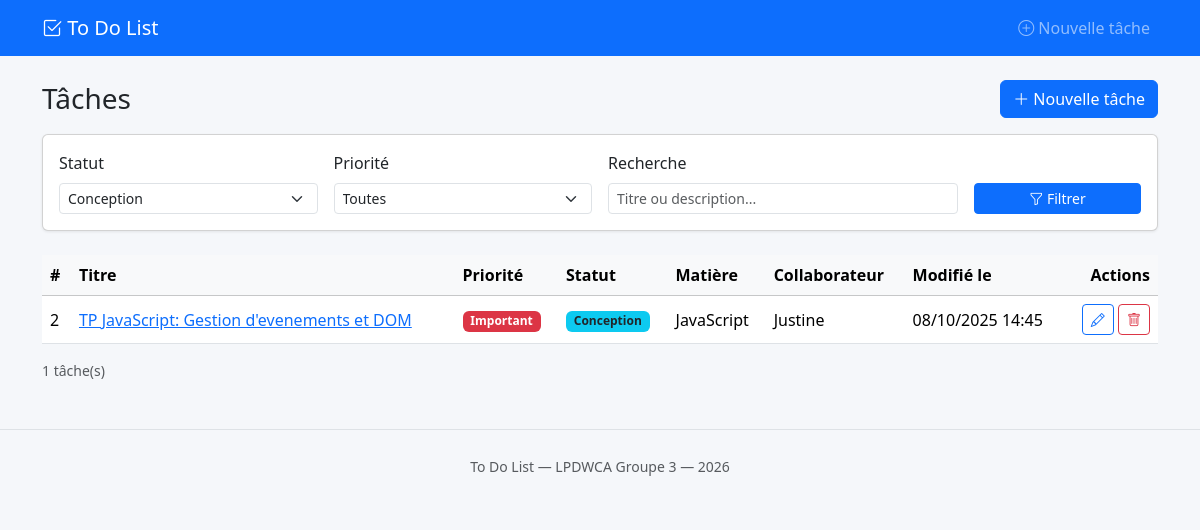
The page /index.php?statut=2 on the database its author committed.
### tables this page shows
CREATE TABLE taches (
                        id_tache                   INT UNSIGNED     NOT NULL AUTO_INCREMENT,
                        libelle                    VARCHAR(255)     NOT NULL,
                        description                TEXT             NOT NULL,
                        date_creation              DATETIME         NOT NULL,
                        date_modification          DATETIME         NOT NULL,
                        date_completion            DATETIME         NULL,
                        temps_passe_minutes        SMALLINT UNSIGNED NOT NULL DEFAULT 0,
                        id_collaborateur           INT UNSIGNED     NOT NULL,
                        id_priorite                TINYINT UNSIGNED NOT NULL,
                        id_statut_tache            TINYINT UNSIGNED NOT NULL,
                        id_matiere                 SMALLINT UNSIGNED NOT NULL,
                        id_niveau_competence_requis TINYINT UNSIGNED NOT NULL,
                        id_niveau_difficulte       TINYINT UNSIGNED NOT NULL,
                        PRIMARY KEY (id_tache),
                        KEY idx_taches_collaborateur  (id_collaborateur),
                        KEY idx_taches_priorite     (id_priorite),
                        KEY idx_taches_statut       (id_statut_tache),
                        KEY idx_taches_matiere      (id_matiere),
                        KEY idx_taches_competence   (id_niveau_competence_requis),
                        KEY idx_taches_difficulte   (id_niveau_difficulte),
                        KEY idx_taches_diff_comp    (id_niveau_difficulte, id_niveau_competence_requis),
                        CONSTRAINT fk_taches_collaborateurs
                            FOREIGN KEY (id_collaborateur)
                                REFERENCES collaborateurs (id_collaborateur)
                                ON UPDATE CASCADE ON DELETE RESTRICT,
                        CONSTRAINT fk_taches_priorite
                            FOREIGN KEY (id_priorite)
                                REFERENCES priorites (id_priorite)
                                ON UPDATE CASCADE ON DELETE RESTRICT,
                        CONSTRAINT fk_taches_statut
                            FOREIGN KEY (id_statut_tache)
                                REFERENCES statuts_tache (id_statut_tache)
                                ON UPDATE CASCADE ON DELETE RESTRICT,
                        CONSTRAINT fk_taches_matiere
                            FOREIGN KEY (id_matiere)
                                REFERENCES matieres (id_matiere)
                                ON UPDATE CASCADE ON DELETE RESTRICT,
                        CONSTRAINT fk_taches_competence
                            FOREIGN KEY (id_niveau_competence_requis)
                                REFERENCES niveaux_competence (id_niveau_competence)
                                ON UPDATE CASCADE ON DELETE RESTRICT,
                        CONSTRAINT fk_taches_difficulte
                            FOREIGN KEY (id_niveau_difficulte)
                                REFERENCES niveaux_difficulte (id_niveau_difficulte)
                                ON UPDATE CASCADE ON DELETE RESTRICT,
     
                        CONSTRAINT fk_taches_compatibilite
                            FOREIGN KEY (id_niveau_difficulte, id_niveau_competence_requis)
                                REFERENCES niveaux_difficulte_competence (id_niveau_difficulte, id_niveau_competence)
                                ON UPDATE CASCADE ON DELETE RESTRICT
);

CREATE TABLE priorites (
                           id_priorite      TINYINT UNSIGNED NOT NULL,
                           libelle          VARCHAR(50)      NOT NULL,
                           ordre_affichage  TINYINT UNSIGNED NOT NULL,
                           PRIMARY KEY (id_priorite),
                           UNIQUE KEY uq_priorites_libelle (libelle)
);

CREATE TABLE statuts_tache (
                               id_statut_tache  TINYINT UNSIGNED NOT NULL,
                               libelle          VARCHAR(80)      NOT NULL,
                               ordre_affichage  TINYINT UNSIGNED NOT NULL,
                               est_terminal     TINYINT(1)       NOT NULL DEFAULT 0,
                               PRIMARY KEY (id_statut_tache),
                               UNIQUE KEY uq_statuts_tache_libelle (libelle)
);

CREATE TABLE matieres (
                          id_matiere  SMALLINT UNSIGNED NOT NULL,
                          libelle     VARCHAR(150)      NOT NULL,
                          PRIMARY KEY (id_matiere),
                          UNIQUE KEY uq_matieres_libelle (libelle)
);

CREATE TABLE collaborateurs (
                              id_collaborateur INT UNSIGNED    NOT NULL AUTO_INCREMENT,
                              nom_affichage   VARCHAR(100)    NOT NULL,
                              email           VARCHAR(190)    NULL,
                              date_creation   DATETIME        NOT NULL DEFAULT CURRENT_TIMESTAMP,
                              PRIMARY KEY (id_collaborateur),
                              UNIQUE KEY uq_collaborateur_nom   (nom_affichage),
                              UNIQUE KEY uq_collaborateur_email (email)
);

### includes/functions.php (called while the page is built, shortened)
<?php
function prioriteColor(int $id): string
{
    $colors = [
        1 => 'danger',
        2 => 'warning text-dark',
        3 => 'info text-dark',
        4 => 'primary',
        5 => 'secondary',
    ];
    return $colors[$id] ?? 'secondary';
}
function statutColor(int $estTerminal): string
{
    return $estTerminal ? 'success' : 'info text-dark';
}
function e(string $str): string
{
    return htmlspecialchars($str, ENT_QUOTES, 'UTF-8');
}

### index.php (the view, shortened to what this page needs)
<?php
$pdo = getDB();
$filterStatut   = $_GET['statut'] ?? '';
$search         = trim($_GET['q'] ?? '');
$where  = [];
$params = [];
if ($filterStatut !== '') {
    $where[]  = 't.id_statut_tache = ?';
    $params[] = (int) $filterStatut;
}
$whereSQL = $where ? 'WHERE ' . implode(' AND ', $where) : '';
$sql = "SELECT t.id_tache, t.libelle, t.date_modification,
               c.nom_affichage  AS collaborateur,
               p.libelle AS priorite, p.id_priorite,
               st.libelle AS statut, st.est_terminal,
               m.libelle  AS matiere
        FROM taches t
        JOIN collaborateurs c  ON c.id_collaborateur  = t.id_collaborateur
        JOIN priorites p       ON p.id_priorite       = t.id_priorite
        JOIN statuts_tache st  ON st.id_statut_tache  = t.id_statut_tache
        JOIN matieres m        ON m.id_matiere        = t.id_matiere
        $whereSQL
        ORDER BY t.date_modification DESC";
$stmt = $pdo->prepare($sql);
$stmt->execute($params);
$taches = $stmt->fetchAll();
$statuts   = $pdo->query('SELECT * FROM statuts_tache ORDER BY ordre_affichage')->fetchAll();
require 'includes/header.php';
?>
<div class="d-flex justify-content-between align-items-center mb-3">
    <h1 class="h3 mb-0">Tâches</h1>
    <a href="create.php" class="btn btn-primary">
        <i class="bi bi-plus-lg"></i> Nouvelle tâche
    </a>
</div>
<div class="card mb-4">
    <div class="card-body">
        <form method="get" class="row g-3 align-items-end">
            <div class="col-md-3">
                <label for="filter-statut" class="form-label">Statut</label>
                <select id="filter-statut" name="statut" class="form-select form-select-sm">
                    <?php foreach ($statuts as $s): ?>
                        <option value="<?= $s['id_statut_tache'] ?>"
                            <?= $filterStatut == $s['id_statut_tache'] ? 'selected' : '' ?>>
                            <?= e($s['libelle']) ?>
                        </option>
                    <?php endforeach; ?>
                </select>
            </div>
            <div class="col-md-3">
                <label for="filter-priorite" class="form-label">Priorité</label>
                <select id="filter-priorite" name="priorite" class="form-select form-select-sm">
                    <option value="">Toutes</option>
                </select>
            </div>
            <div class="col-md-4">
                <label for="filter-search" class="form-label">Recherche</label>
                <input type="text" id="filter-search" name="q" class="form-control form-control-sm"
                       value="<?= e($search) ?>" placeholder="Titre ou description...">
            </div>
            <div class="col-md-2">
                <button type="submit" class="btn btn-sm btn-primary w-100">
                    <i class="bi bi-funnel"></i> Filtrer
                </button>
            </div>
        </form>
    </div>
</div>
<?php if (empty($taches)): ?>
    <div class="alert alert-info">Aucune tâche trouvée.</div>
<?php else: ?>
    <div class="table-responsive">
        <table class="table table-hover align-middle">
            <thead class="table-light">
                <tr>
                    <th>#</th>
                    <th>Titre</th>
                    <th>Priorité</th>
                    <th>Statut</th>
                    <th>Matière</th>
                    <th>Collaborateur</th>
                    <th>Modifié le</th>
                    <th class="text-end">Actions</th>
                </tr>
            </thead>
            <tbody>
            <?php foreach ($taches as $t): ?>
                <tr class="<?= $t['est_terminal'] ? 'table-secondary' : '' ?>">
                    <td><?= $t['id_tache'] ?></td>
                    <td>
                        <a href="task.php?id=<?= $t['id_tache'] ?>">
                            <?= e($t['libelle']) ?>
                        </a>
                    </td>
                    <td>
                        <span class="badge bg-<?= prioriteColor($t['id_priorite']) ?>">
                            <?= e($t['priorite']) ?>
                        </span>
                    </td>
                    <td>
                        <span class="badge bg-<?= statutColor($t['est_terminal']) ?>">
                            <?= e($t['statut']) ?>
                        </span>
                    </td>
                    <td><?= e($t['matiere']) ?></td>
                    <td><?= e($t['collaborateur']) ?></td>
                    <td><?= date('d/m/Y H:i', strtotime($t['date_modification'])) ?></td>
                    <td class="text-end text-nowrap">
                        <a href="edit.php?id=<?= $t['id_tache'] ?>"
                           class="btn btn-sm btn-outline-primary" title="Modifier">
                            <i class="bi bi-pencil"></i>
                        </a>
                        <form method="post" action="delete.php" class="d-inline"
                              onsubmit="return confirm('Supprimer cette tâche ?')">
                            <button class="btn btn-sm btn-outline-danger" title="Supprimer">
                                <i class="bi bi-trash"></i>
                            </button>
                        </form>
                    </td>
                </tr>
            <?php endforeach; ?>
            </tbody>
        </table>
    </div>
    <p class="text-muted small"><?= count($taches) ?> tâche(s)</p>
<?php endif; ?>
<?php require 'includes/footer.php'; ?>

### css/style.css (style rules this page uses)
body { background-color: #f5f7fa; }
.table th { white-space: nowrap; }
.card { box-shadow: 0 1px 3px rgba(0, 0, 0, 0.08); }

### rows shown on the page
taches: id_tache "2", libelle "TP JavaScript: Gestion d'evenements et DOM", id_priorite.libelle "Important", id_statut_tache.libelle "Conception", id_matiere.libelle "JavaScript", id_collaborateur.nom_affichage "Justine", date_modification "08/10/2025 14:45"

### other values the page prints
count($taches) "1"
form field statut "Conception"
